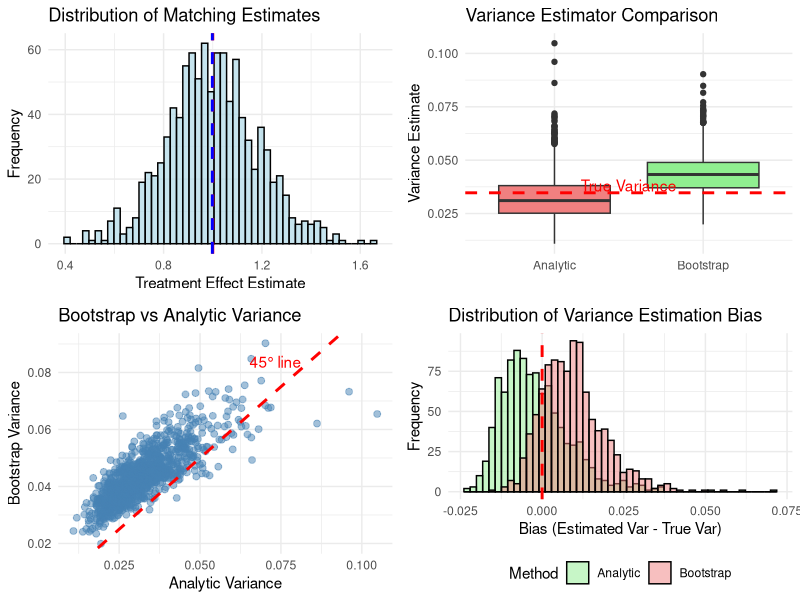

Source code (R):
# Bootstrap Failure for Matching Estimators
# Based on Abadie & Imbens (2008)

set.seed(42)

# Load required libraries
library(ggplot2)
library(gridExtra)

# Simulation parameters
n_mc <- 1000      # Number of Monte Carlo simulations
n_boot <- 500     # Number of bootstrap samples
N1 <- 40          # Number of treated units
N0 <- 160         # Number of control units
alpha <- N1 / N0  # Ratio of treated to control
tau_true <- 1.0   # True treatment effect

# Function to generate data under the DGP from Abadie & Imbens (2008)
generate_data <- function(N1, N0, tau) {
  N <- N1 + N0

  # Generate covariates uniformly on [0, 1]
  X <- runif(N)

  # Treatment assignment
  W <- c(rep(1, N1), rep(0, N0))

  # Generate outcomes
  Y <- numeric(N)
  Y[W == 1] <- tau                    # Treated units have outcome = tau
  Y[W == 0] <- rnorm(N0, mean = 0, sd = 1)  # Control units ~ N(0, 1)

  return(list(X = X, W = W, Y = Y))
}

# Function to perform nearest neighbor matching with replacement
nearest_neighbor_matching <- function(X, W, Y) {
  treated_idx <- which(W == 1)
  control_idx <- which(W == 0)

  X_treated <- X[treated_idx]
  X_control <- X[control_idx]

  # Find nearest control for each treated
  matches <- sapply(X_treated, function(x) {
    distances <- abs(x - X_control)
    which.min(distances)
  })

  # Calculate treatment effect
  Y_treated <- Y[treated_idx]
  Y_matched <- Y[control_idx[matches]]

  tau_hat <- mean(Y_treated - Y_matched)

  # Count how many times each control is used as a match
  K <- tabulate(matches, nbins = length(control_idx))

  return(list(tau_hat = tau_hat, K = K, matches = matches))
}

# Function to perform bootstrap for matching estimator
bootstrap_matching <- function(X, W, Y, n_boot) {
  N1 <- sum(W)
  N0 <- sum(1 - W)

  treated_idx <- which(W == 1)
  control_idx <- which(W == 0)

  tau_boot <- numeric(n_boot)

  for (b in 1:n_boot) {
    # Resample treated and control separately
    boot_treated <- sample(treated_idx, size = N1, replace = TRUE)
    boot_control <- sample(control_idx, size = N0, replace = TRUE)
    boot_idx <- c(boot_treated, boot_control)

    X_boot <- X[boot_idx]
    W_boot <- W[boot_idx]
    Y_boot <- Y[boot_idx]

    result <- nearest_neighbor_matching(X_boot, W_boot, Y_boot)
    tau_boot[b] <- result$tau_hat
  }

  return(tau_boot)
}

# Function to calculate analytic variance estimator from Abadie & Imbens (2006)
analytic_variance <- function(X, W, Y, tau_hat) {
  N1 <- sum(W)
  N0 <- sum(1 - W)

  treated_idx <- which(W == 1)
  control_idx <- which(W == 0)

  X_treated <- X[treated_idx]
  X_control <- X[control_idx]

  # Find matches
  matches <- sapply(X_treated, function(x) {
    distances <- abs(x - X_control)
    which.min(distances)
  })

  # Count K_i (number of times control i is used as match)
  K <- tabulate(matches, nbins = N0)

  # For K_sq, count with weights
  K_sq <- numeric(N0)
  for (i in 1:length(matches)) {
    K_sq[matches[i]] <- K_sq[matches[i]] + 1
  }

  # Estimate conditional variance using within-group matching
  sigma_sq <- numeric(length(X))

  # For treated units
  for (i in treated_idx) {
    dist_to_treated <- abs(X[i] - X[treated_idx])
    dist_to_treated[treated_idx == i] <- Inf
    closest_treated <- treated_idx[which.min(dist_to_treated)]
    sigma_sq[i] <- 0.5 * (Y[i] - Y[closest_treated])^2
  }

  # For control units
  for (i in control_idx) {
    dist_to_control <- abs(X[i] - X[control_idx])
    dist_to_control[control_idx == i] <- Inf
    closest_control <- control_idx[which.min(dist_to_control)]
    sigma_sq[i] <- 0.5 * (Y[i] - Y[closest_control])^2
  }

  # Calculate variance components
  Y_treated <- Y[treated_idx]
  Y_matched <- Y[control_idx[matches]]

  var1 <- mean((Y_treated - Y_matched - tau_hat)^2)
  var2 <- sum((K^2 - K_sq) * sigma_sq[control_idx]) / N1^2

  return(var1 / N1 + var2)
}

# Run Monte Carlo simulation
cat("Running Monte Carlo simulation...\n")
tau_estimates <- numeric(n_mc)
boot_vars <- numeric(n_mc)
analytic_vars <- numeric(n_mc)

for (mc in 1:n_mc) {
  if (mc %% 100 == 0) {
    cat(sprintf("  MC iteration %d/%d\n", mc, n_mc))
  }

  # Generate data
  data <- generate_data(N1, N0, tau_true)
  X <- data$X
  W <- data$W
  Y <- data$Y

  # Original estimate
  result <- nearest_neighbor_matching(X, W, Y)
  tau_hat <- result$tau_hat
  K <- result$K
  tau_estimates[mc] <- tau_hat

  # Bootstrap variance
  tau_boot <- bootstrap_matching(X, W, Y, n_boot)
  boot_vars[mc] <- var(tau_boot - tau_hat)  # V^{B,I}

  # Analytic variance
  analytic_vars[mc] <- analytic_variance(X, W, Y, tau_hat)
}

# Calculate true variance from Monte Carlo
true_var <- var(tau_estimates)

# Print results
cat("\n")
cat(strrep("=", 60), "\n")
cat("RESULTS\n")
cat(strrep("=", 60), "\n")
cat(sprintf("True tau: %.4f\n", tau_true))
cat(sprintf("Mean estimated tau: %.4f\n", mean(tau_estimates)))
cat("\nVariance Estimates:\n")
cat(sprintf("  True variance (from MC): %.6f\n", true_var))
cat(sprintf("  Mean bootstrap variance: %.6f\n", mean(boot_vars)))
cat(sprintf("  Mean analytic variance:  %.6f\n", mean(analytic_vars)))
cat("\nStandard Errors:\n")
cat(sprintf("  True SE (from MC): %.6f\n", sqrt(true_var)))
cat(sprintf("  Mean bootstrap SE: %.6f\n", sqrt(mean(boot_vars))))
cat(sprintf("  Mean analytic SE:  %.6f\n", sqrt(mean(analytic_vars))))
cat("\nRelative Bias:\n")
cat(sprintf("  Bootstrap: %.2f%%\n", (mean(boot_vars) - true_var) / true_var * 100))
cat(sprintf("  Analytic:  %.2f%%\n", (mean(analytic_vars) - true_var) / true_var * 100))

# Create visualizations
# Plot 1: Distribution of tau estimates
df_tau <- data.frame(tau_estimates = tau_estimates)
p1 <- ggplot(df_tau, aes(x = tau_estimates)) +
  geom_histogram(bins = 50, alpha = 0.7, fill = "lightblue", color = "black") +
  geom_vline(xintercept = tau_true, color = "red", linetype = "dashed",
             size = 1, aes(linetype = "True τ")) +
  geom_vline(xintercept = mean(tau_estimates), color = "blue", linetype = "dashed",
             size = 1, aes(linetype = "Mean estimate")) +
  labs(x = "Treatment Effect Estimate", y = "Frequency",
       title = "Distribution of Matching Estimates") +
  theme_minimal() +
  theme(legend.position = "bottom")

# Plot 2: Variance estimates comparison
df_var <- data.frame(
  value = c(boot_vars, analytic_vars),
  method = rep(c("Bootstrap", "Analytic"), each = n_mc)
)
p2 <- ggplot(df_var, aes(x = method, y = value)) +
  geom_boxplot(fill = c("lightcoral", "lightgreen")) +
  geom_hline(yintercept = true_var, color = "red", linetype = "dashed",
             size = 1) +
  annotate("text", x = 1.5, y = true_var * 1.1, label = "True Variance",
           color = "red") +
  labs(x = "", y = "Variance Estimate",
       title = "Variance Estimator Comparison") +
  theme_minimal()

# Plot 3: Scatter plot of bootstrap vs analytic variance
df_scatter <- data.frame(analytic = analytic_vars, bootstrap = boot_vars)
max_val <- max(c(analytic_vars, boot_vars))
p3 <- ggplot(df_scatter, aes(x = analytic, y = bootstrap)) +
  geom_point(alpha = 0.5, size = 2, color = "steelblue") +
  geom_abline(intercept = 0, slope = 1, color = "red", linetype = "dashed",
              size = 1) +
  annotate("text", x = max_val * 0.7, y = max_val * 0.8, label = "45° line",
           color = "red") +
  labs(x = "Analytic Variance", y = "Bootstrap Variance",
       title = "Bootstrap vs Analytic Variance") +
  theme_minimal()

# Plot 4: Bias distribution
boot_bias <- boot_vars - true_var
analytic_bias <- analytic_vars - true_var
df_bias <- data.frame(
  bias = c(boot_bias, analytic_bias),
  method = rep(c("Bootstrap", "Analytic"), each = n_mc)
)
p4 <- ggplot(df_bias, aes(x = bias, fill = method)) +
  geom_histogram(bins = 50, alpha = 0.5, position = "identity", color = "black") +
  geom_vline(xintercept = 0, color = "red", linetype = "dashed", size = 1) +
  scale_fill_manual(values = c("Bootstrap" = "lightcoral", "Analytic" = "lightgreen")) +
  labs(x = "Bias (Estimated Var - True Var)", y = "Frequency",
       title = "Distribution of Variance Estimation Bias",
       fill = "Method") +
  theme_minimal() +
  theme(legend.position = "bottom")

# Combine all plots
combined_plot <- grid.arrange(p1, p2, p3, p4, ncol = 2)

# Save the plot
ggsave("bootstrap_failure_matching.png", combined_plot, width = 12, height = 10, dpi = 300)

cat("\nPlot saved as 'bootstrap_failure_matching.png'\n")

# Additional analysis: Show how bias changes with alpha
cat("\n")
cat(strrep("=", 60), "\n")
cat("THEORETICAL PREDICTIONS\n")
cat(strrep("=", 60), "\n")

# Calculate theoretical limits
limit_var <- 1 + 1.5 * alpha
limit_boot_var <- 1 + 1.5 * alpha * (5 * exp(-1) - 2 * exp(-2)) / (3 * (1 - exp(-1))) + 2 * exp(-1)

cat(sprintf("Alpha (N1/N0): %.4f\n", alpha))
cat(sprintf("Theoretical limit of N1*Var(tau): %.6f\n", limit_var))
cat(sprintf("Theoretical limit of N1*E[V^{B,I}]: %.6f\n", limit_boot_var))
cat(sprintf("Theoretical bias: %.6f\n", limit_boot_var - limit_var))
cat(sprintf("Observed N1*Var(tau): %.6f\n", N1 * true_var))
cat(sprintf("Observed N1*E[V^{B,I}]: %.6f\n", N1 * mean(boot_vars)))
cat(sprintf("Observed bias: %.6f\n", N1 * (mean(boot_vars) - true_var)))
